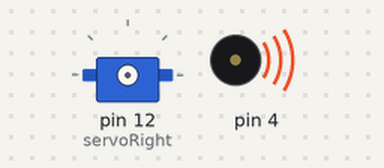
A sketch run on a simulated Arduino Uno, built with avr-gcc and run on an emulated ATmega328P. On the bench: servo, buzzer (waves = sounding). What the sketch prints to the serial monitor is not drawn.

Above: at 0.1 s.
At 1.1 s:
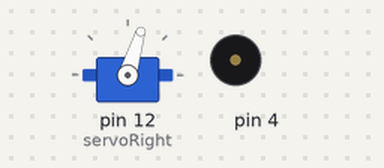
At 5.1 s:
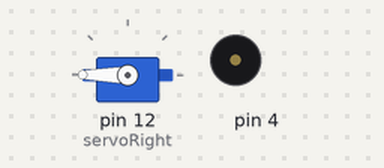
At 8.1 s:
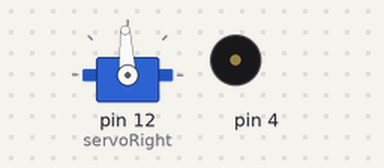
Timing chart, 0 to 9.6 s (numbered marks = the images above):
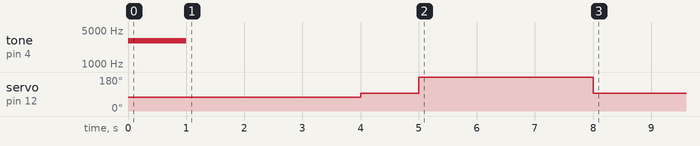

The sketch:

RightServoTest.ino
```cpp
/*
* Robotics with Shield - RightServoTest
*
*/

#include <Servo.h>    //
Servo servoRight;     //

void setup()          //
{
  Serial.begin(9600);
  Serial.println("Beep!");
  tone(4, 3000, 1000);
  delay(1000);
  servoRight.attach(12);               //
  servoRight.writeMicroseconds(1300);  //
  delay(3000);                         //
  servoRight.writeMicroseconds(1500);  //
  delay(1000);                         //
  servoRight.writeMicroseconds(17000); //
  delay(3000);                         //
  servoRight.writeMicroseconds(1500);  //
}

 void loop() {
  // put your main code here, to run repeatedly:

}
```

Measured:
- by itself, servo on pin 12 (servoRight): 73° → 93° at 4.0 s, → 180° 1.0 s later, → 93° 3.0 s later
